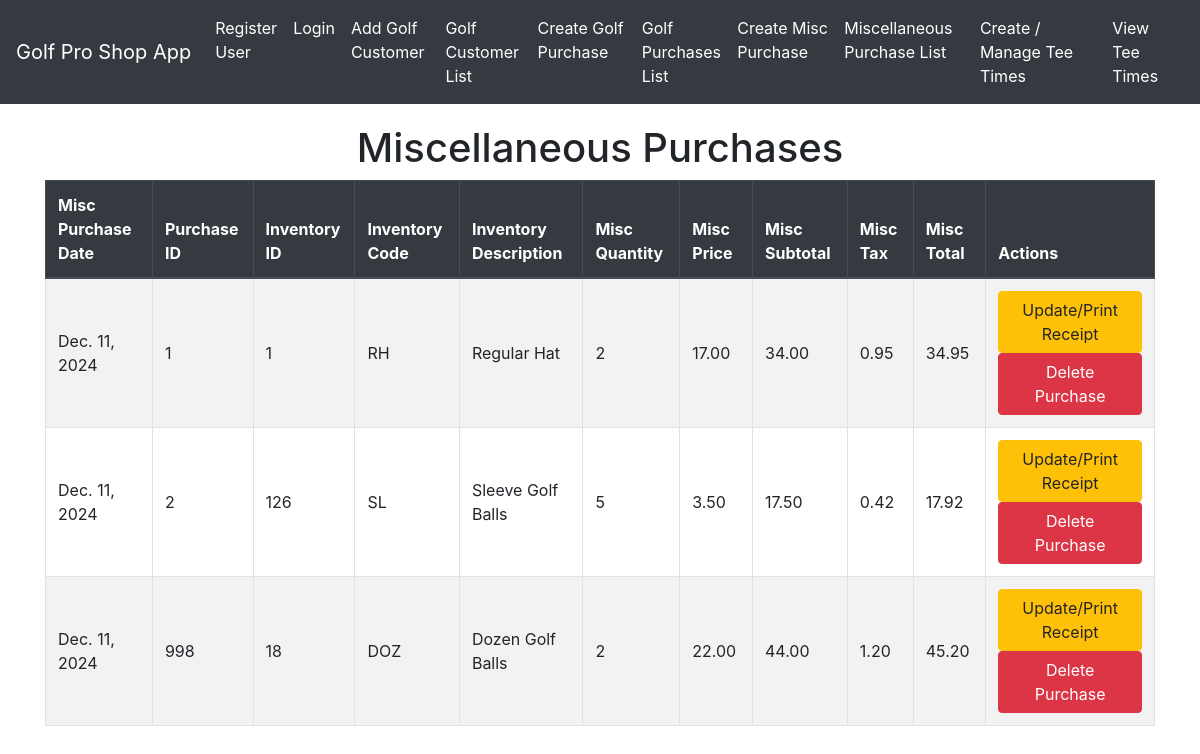
Before: /mplist/ with the older database file.
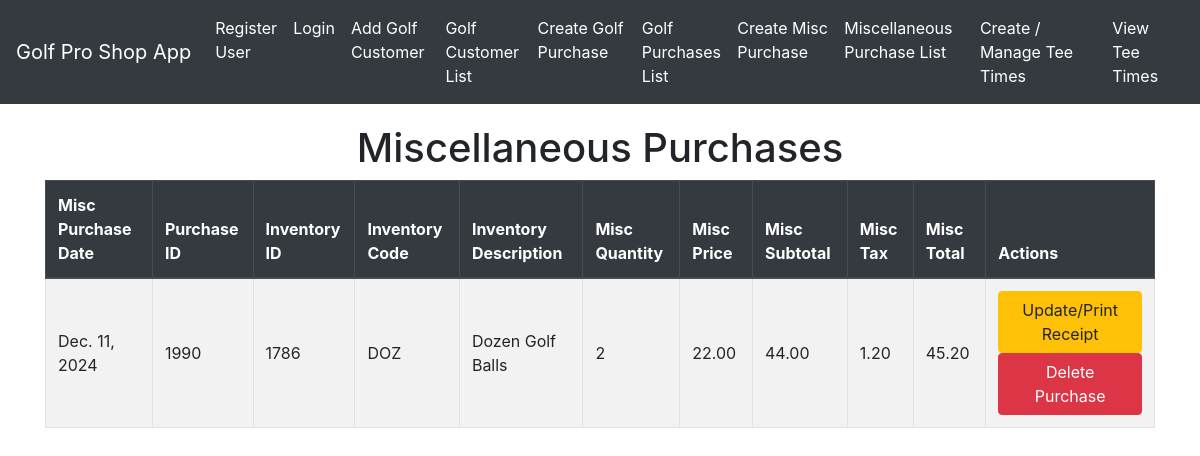
After: the same page with the newer database file.
### golfproapp/models.py (models this page shows, shortened)
class Misc_purchases(models.Model):
    mp_date = models.DateField(default=timezone.now)
    purch_id = models.IntegerField(default=1)
    inv_id = models.IntegerField(default=1)
    inv_description = models.CharField(default="Hat",max_length=255)
    inv_choices = [
                  ('TE','Tees'),
                  ('PH','Premium Hat'),
                  ('RH','Regular Hat'),
                  ('DOZ','Dozen Golf Balls'),
                  ('SL','Sleeve Golf Balls'),
                  ('IND','Individual Golf Ball'),
                  ('CR', 'Club Rental'),
                  ('OTH','Other')
                  ]
    ichoice = models.TextField(max_length=50, choices=inv_choices, default=('RH','Regular Hat'))
    misc_quantity = models.IntegerField(default=1)
    misc_price = models.DecimalField(default=0.00, max_digits=10, decimal_places=2)
    misc_subtotal = models.DecimalField(default=0.00, max_digits=10, decimal_places=2)
    misc_tax=models.DecimalField(default=.05, max_digits=10, decimal_places=2)
    misc_total=models.DecimalField(default=.05, max_digits=10, decimal_places=2)

### golfproapp/views.py (the view)
# urls.py: path('mplist/', views.misc_purchases_list_view.as_view(), name = 'misc_purchase_list'),
class misc_purchases_list_view(ListView):
    model = Misc_purchases
    template_name = 'misc_purchase_list'
    context_object_name='misc_purchase_object_list'
    def get_queryset(self):
        queryset = super().get_queryset()
        return queryset

### golfproapp/templates/golfproapp/misc_purchases_list.html (shortened to what this page needs)
{% extends "golfproapp/layout.html" %}
{% block content %}
    <h1 class="text-center">Miscellaneous Purchases</h1>
    <table class="table table-bordered table-striped ">
        <thead class="thead-dark">
            <tr>
                <th>Misc Purchase Date</th>
                <th>Purchase ID</th>
                <th>Inventory ID</th>
                <th>Inventory Code</th>
                <th>Inventory Description</th>
                <th>Misc Quantity</th>
                <th>Misc Price</th>
                <th>Misc Subtotal</th>
                <th>Misc Tax</th>
                <th>Misc Total</th>
                <th>Actions</th>
            </tr>
        </thead>
        <tbody>
            {% for misc_purchase in object_list %}
            <tr>
                <td>{{ misc_purchase.mp_date }} </td>
                <td>{{ misc_purchase.purch_id }} </td>
                <td>{{ misc_purchase.inv_id }} </td>
                <td>{{ misc_purchase.ichoice }} </td>
                <td>{{ misc_purchase.get_ichoice_display }} </td>
                <td>{{ misc_purchase.misc_quantity }} </td>
                <td>{{ misc_purchase.misc_price }} </td>
                <td>{{ misc_purchase.misc_subtotal }} </td>
                <td>{{ misc_purchase.misc_tax }} </td>
                <td>{{ misc_purchase.misc_total }} </td>
                <td>
                    <a href="{% url 'misc_purchase_update' misc_purchase.purch_id %}" class="btn btn-warning" >Update/Print Receipt</a>
                    <a href="{% url 'misc_purchase_delete' misc_purchase.purch_id %}" class="btn btn-danger" >Delete Purchase</a>
                </td>
            </tr>
            {% endfor %}
        </tbody>
    </table>
{% endblock %}

Changed rows visible on the page:
removed Misc_purchases: mp_date "Dec. 11, 2024", purch_id "2", inv_id "126", ichoice "SL", ichoice "Sleeve Golf Balls", misc_quantity "5", misc_price "3.50", misc_subtotal "17.50", misc_tax "0.42", misc_total "17.92"
removed Misc_purchases: mp_date "Dec. 11, 2024", purch_id "998", inv_id "18", ichoice "DOZ", ichoice "Dozen Golf Balls", misc_quantity "2", misc_price "22.00", misc_subtotal "44.00", misc_tax "1.20", misc_total "45.20"
changed Misc_purchases: purch_id "1" → "1990"; inv_id "1" → "1786"; ichoice "RH" → "DOZ"; ichoice "Regular Hat" → "Dozen Golf Balls"; misc_price "17.00" → "22.00"; misc_subtotal "34.00" → "44.00"; misc_tax "0.95" → "1.20"; misc_total "34.95" → "45.20"
